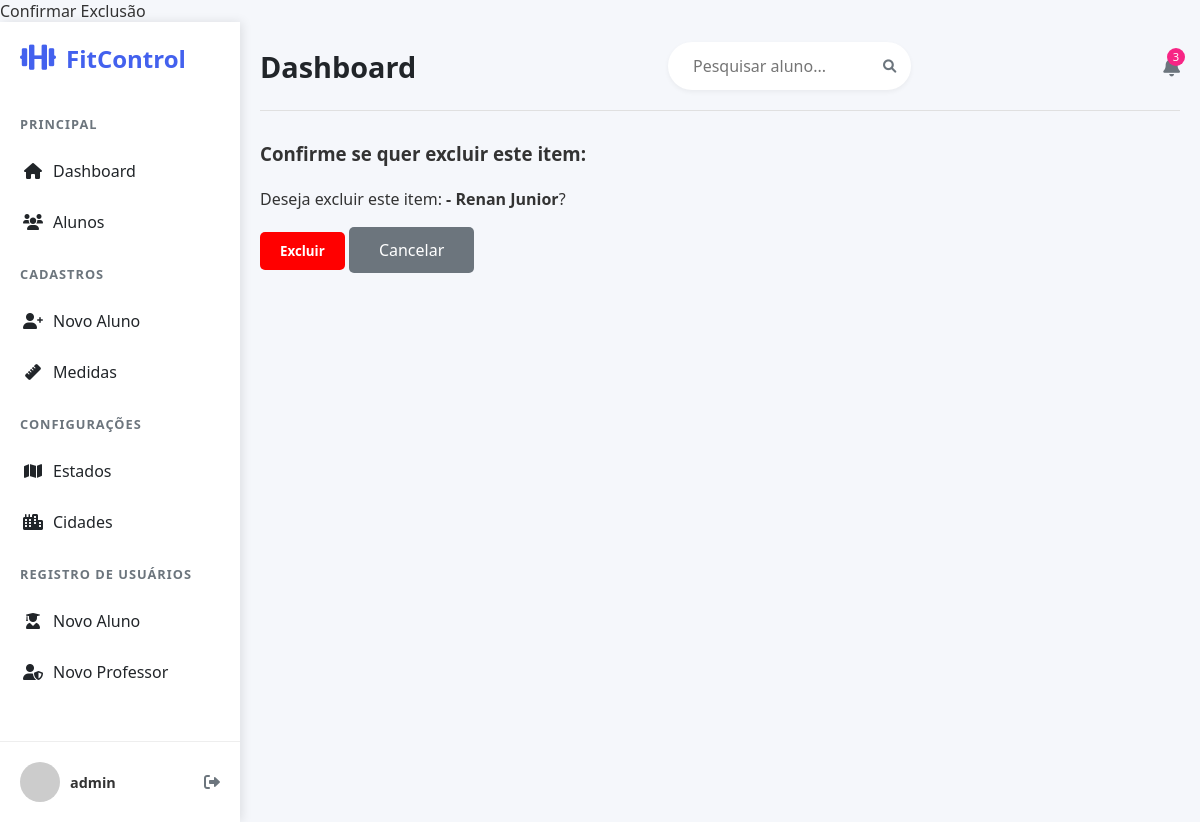
Page /treino/excluir/treino/1/ (signed in) on the earlier database version.
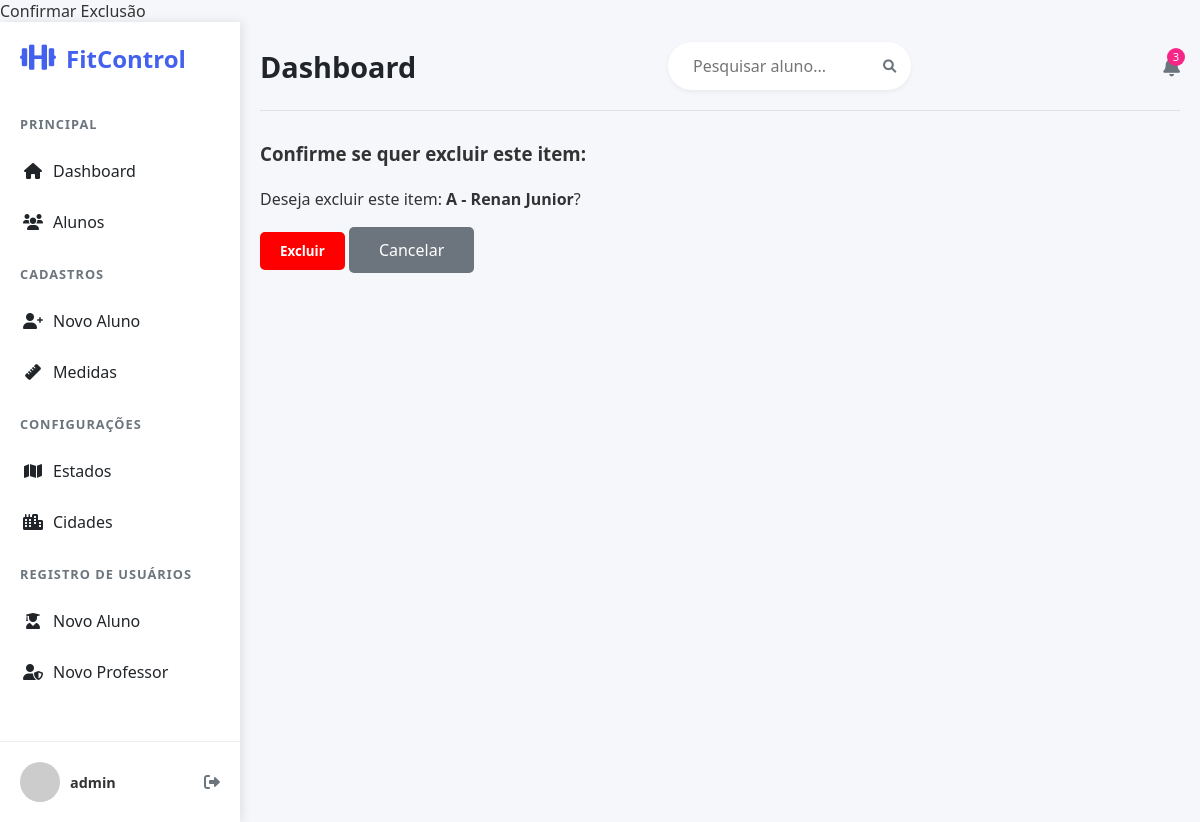
Same page on the later database version.
### treino/models.py (models this page shows)
class Treino(models.Model):
    aluno = models.ForeignKey(Aluno, on_delete=models.CASCADE, verbose_name="Aluno")
    nome_treino = models.CharField(max_length=100, verbose_name="Nome do Treino")
    data_inicio = models.DateField(verbose_name="Data de Início")
    data_fim = models.DateField(verbose_name="Data de Fim", null=True, blank=True)
    descricao = models.TextField(verbose_name="Descrição do Treino")
    cadastrado_em = models.DateTimeField(auto_now_add=True, verbose_name="Cadastrado em")
    cadastrado_por = models.ForeignKey('auth.User', on_delete=models.PROTECT, verbose_name="Cadastrado por", related_name='treinos_principais_cadastrados')
    def __str__(self):
        return f'{self.nome_treino} - {self.aluno}'
    class Meta:
        verbose_name = "Treino"
        verbose_name_plural = "Treinos"

### usuarios/models.py (models this page shows)
class Aluno(models.Model):
    SEXO = [('Masculino', 'Masculino'), ('Feminino', 'Feminino'), ('Outro', 'Outro')]
    STATUS = [('Ativo', 'Ativo'),('Inativo', 'Inativo'),('Pendente', 'Pendente'),
]
    nome = models.CharField(max_length=120, verbose_name="Nome do Aluno")
    idade = models.IntegerField(verbose_name="Idade do Aluno")
    cpf = models.CharField(max_length=11, verbose_name="CPF do Aluno", unique=True)
    telefone = models.CharField(max_length=10, verbose_name="Telefone do Aluno")
    objetivo = models.CharField(max_length=400, verbose_name="Objetivo do Aluno")
    data_criacao = models.DateField(auto_now_add=True, verbose_name="Data de Criação")
    status = models.CharField(max_length=12,choices=STATUS,default='Ativo')
    sexo = models.CharField(max_length=10, verbose_name="Sexo do Aluno", choices=SEXO, default='Outros')
    cidade = models.ForeignKey(Cidade, on_delete=models.PROTECT, verbose_name="Cidade do Aluno")
    professor = models.ForeignKey('auth.User', on_delete=models.PROTECT, verbose_name="Professor do Aluno", related_name='meus_alunos')
    usuario = models.OneToOneField('auth.User', on_delete=models.PROTECT, verbose_name="Usuário do Aluno", related_name='perfi_aluno')
    def __str__(self):
        return f'{self.nome}'

### treino/views.py (the view)
# urls.py: path('excluir/treino/<int:pk>/', TreinoDelete.as_view(), name='excluir_treino'),
class TreinoDelete(LoginRequiredMixin, GroupRequiredMixin, DeleteView):
    model = Treino
    template_name = 'cadastros/form-excluir.html'
    success_url = reverse_lazy('listar_treino')
    group_required = ["Professor", "Administrador"]

### usuarios/templates/cadastros/form-excluir.html (shortened to what this page needs)
{% extends 'paginas/modelo.html' %}
{% block conteudo %}
<h3>Confirme se quer excluir este item:</h3>
<br>
<form method="post">
    <p>Deseja excluir este item: <b>{{ object }}</b>?</p>
    <br>
    <button type="submit" formaction="{% url 'listar_estado' %}" class="btn btn-danger">Excluir</button>
    <a href="{% url 'listar_estado' %}" class="btn-cancelar">Cancelar</a>
</form>
{% endblock %}

Differences in the rows shown:
changed Treino: nome_treino+aluno "- Renan Junior" → "A - Renan Junior"
